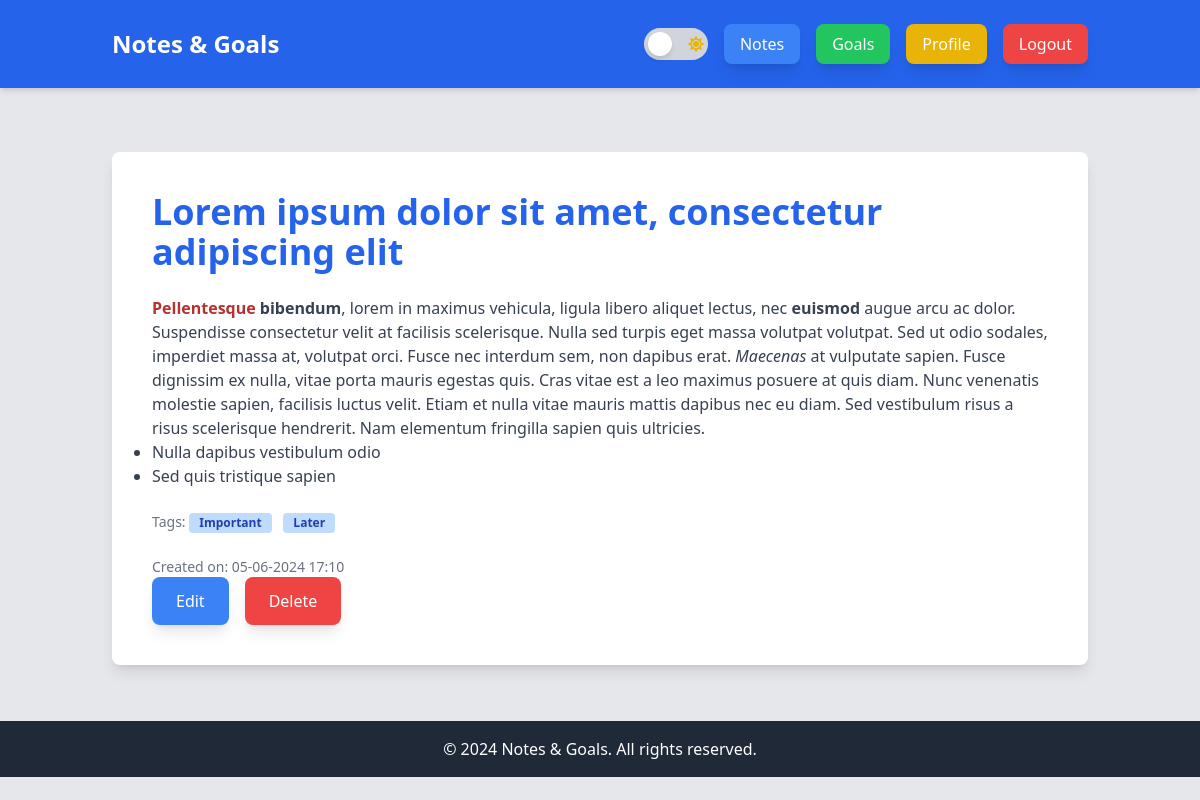
Page /notes/34/ (signed in) on the committed database.
### notes_app/models.py (models this page shows, shortened)
class Note(models.Model):
    user = models.ForeignKey(User, on_delete=models.CASCADE)
    title = models.CharField(max_length=100)
    description = models.CharField(max_length=100, blank=True, null=True)
    content = models.TextField()
    created_at = models.DateTimeField(auto_now_add=True)
    tags = models.ManyToManyField(Tag, blank=True)

class Tag(models.Model):
    name = models.CharField(max_length=30, unique=True)

### notes_app/views.py (the view)
# urls.py: path('notes/<int:pk>/', views.note_detail, name='note_detail'),
@login_required
def note_detail(request, pk):
    note = get_object_or_404(Note, pk=pk, user=request.user)
    return render(request, "notes_app/note_detail.html", {"note": note})

### notes_app/templates/notes_app/note_detail.html (shortened to what this page needs)
{% extends "base.html" %}
{% block content %}
<div class="bg-white dark:bg-gray-800 p-10 shadow-lg rounded-lg mt-10">
    <h1 class="text-4xl font-bold text-blue-600 dark:text-blue-400 mb-6">{{ note.title }}</h1>
    <div class="text-gray-700 dark:text-gray-300 mb-6">{{ note.content|safe }}</div>
    <p class="text-gray-500 text-sm mb-6">Tags:
        {% for tag in note.tags.all %}
            <span class="inline-block bg-blue-200 text-blue-800 text-xs font-semibold mr-2 px-2.5 py-0.5 rounded">{{ tag.name }}</span>
        {% endfor %}
    </p>
    <p class="text-gray-500 text-sm">Created on: {{ note.created_at|date:"d-m-Y H:i" }}</p>
    <div class="flex space-x-4">
        <a href="{% url 'note_edit' note.pk %}" class="bg-blue-500 text-white px-6 py-3 rounded-lg shadow-lg hover:bg-blue-700">Edit</a>
        <button onclick="toggleModal('modal-id')" class="bg-red-500 text-white px-6 py-3 rounded-lg shadow-lg hover:bg-red-700">Delete</button>
    </div>
</div>
{% endblock %}

### rows in the picture
Note: title "Lorem ipsum dolor sit amet, consectetur adipiscing elit", content "Pellentesque bibendum , lorem in maximus vehicula, ligula libero aliquet lectus, nec euismod augue arcu ac dolor. Suspendisse consectetur velit at facilisis scelerisque. Nulla sed turpis eget massa volutpat volutpat. Sed ut odio sodales, imperdiet massa at, volutpat orci. Fusce nec interdum sem, non dapibus erat. Maecenas at vulputate sapien. Fusce dignissim ex nulla, vitae porta mauris egestas quis. Cras vitae est a leo maximus posuere at quis diam. Nunc venenatis molestie sapien, facilisis luctus velit. Etiam et nulla vitae mauris mattis dapibus nec eu diam. Sed vestibulum risus a risus scelerisque hendrerit. Nam elementum fringilla sapien quis ultricies. Nulla dapibus vestibulum odio Sed…", created_at "05-06-2024 17:10"
Tag: name "Important"
Tag: name "Later"
